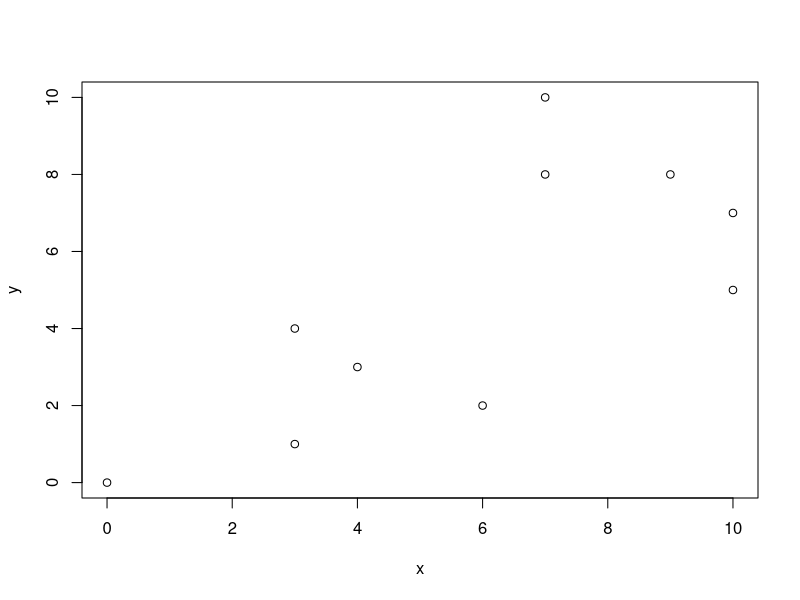

R code for this plot:
set.seed(1)
x=ceiling(runif(9,0,10))
y=ceiling(runif(9,0,10))
d_test=cbind(x,y)
d_test=rbind(d_test, c(0,0))
plot(d_test,xlim=c(0,10), ylim=c(0,10))

dist_t = dist(d_test, method = "euclidian")
